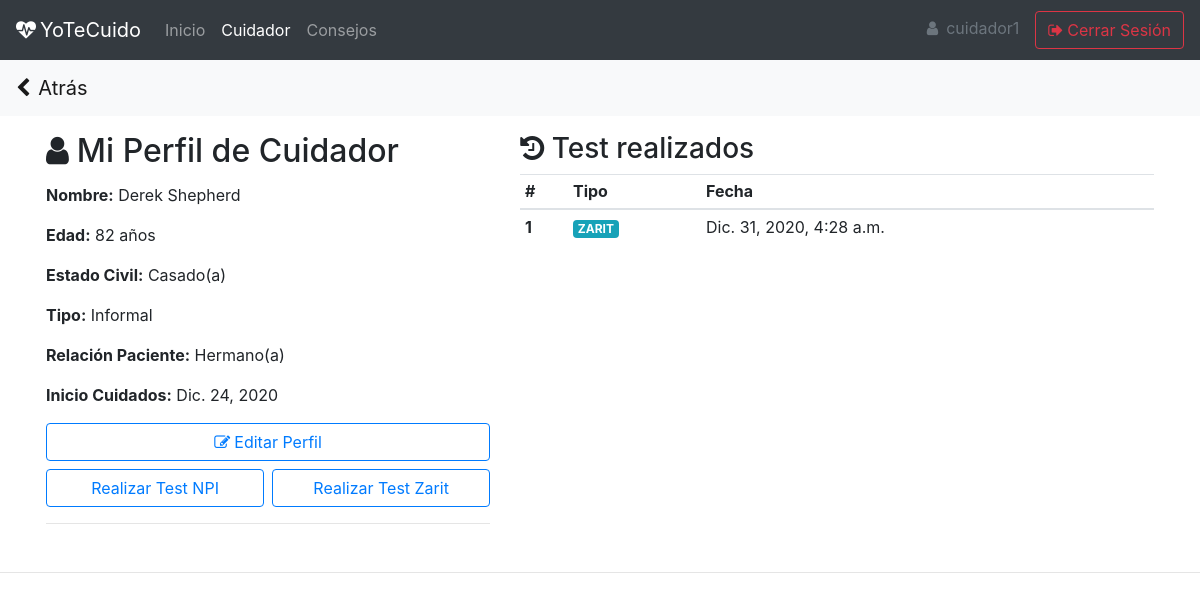
/patient/info/ (signed in), run on the app's committed database.
### registration/models.py (models this page shows)
class User(AbstractUser):
    is_medico = models.BooleanField(default=False, verbose_name='Médico')
    is_cuidador = models.BooleanField(default=False, verbose_name='Cuidador')
    is_gestionador = models.BooleanField(default=False, verbose_name='Gestionador')

### patient/models.py (models this page shows, shortened)
class Cuidador(models.Model):
    user = models.OneToOneField(settings.AUTH_USER_MODEL, on_delete=models.CASCADE)
    edad = models.PositiveIntegerField(verbose_name='Edad')
    estado_civil = models.CharField(max_length=10, verbose_name='Estado Civil')
    tipo = models.CharField(max_length=10, verbose_name="Tipo de Cuidador")
    relacion_paciente = models.CharField(max_length=20, verbose_name="Relación con paciente")
    fecha_cuidado = models.DateField(verbose_name="Inicio de cuidados")
    class Meta:
        verbose_name = 'Cuidador'
        verbose_name_plural = 'Cuidadores'

class Test(models.Model):
    cuidador = models.ForeignKey(settings.AUTH_USER_MODEL, default=None, on_delete=models.CASCADE, null=False, blank=False)
    tipo_test = models.ForeignKey(TipoTest, on_delete=models.CASCADE, null=False, blank=False)
    fecha = models.DateTimeField(auto_now_add=True, verbose_name='Fecha de realización')
    class Meta:
        verbose_name = 'Test'
        verbose_name_plural = 'Tests'
        ordering = ['-fecha']

class TipoTest(models.Model):
    nombre = models.CharField(max_length=25, verbose_name="Nombre Test")
    class Meta:
        verbose_name = 'Tipo de Test'
        verbose_name_plural = 'Tipos de Test'
    def __str__(self):
        return self.nombre

### patient/views.py (the view)
# urls.py: path('info/', views.info_cuidador, name='info_cuidador'),
@login_required # info_cuidador requiere que el cuidador esté logeado en el sistema
@user_passes_test(check_cuidador, settings.LOGIN_REDIRECT_URL)
def info_cuidador(request):
    test = Test.objects.filter(cuidador=request.user)
    try:
        cuidador = Cuidador.objects.get(user=request.user)
    except Cuidador.DoesNotExist:
        cuidador = None
    return render(request, 'patient/info_cuidador.html', {'cuidador': cuidador, 'test': test})

### patient/views.py (called while the page is built)
def check_cuidador(request):
    if request.is_cuidador and request.is_authenticated:
        return True
    else:
        return False

### patient/templates/patient/info_cuidador.html (shortened to what this page needs)
{% extends "core/base.html" %}
{% block content %}
<div class="row">
    <div class="col-sm-5">
        <h2><i class="fa fa-user mr-2 mb-2" aria-hidden="true"></i>Mi Perfil de Cuidador</h2>
        {% if not cuidador %}
            <!--<p><b>Edad:</b> {{paciente.edad}}</p>
                <p><b>Estado Civil:</b> {{paciente.estado_civil}}</p>-->
                <h6 align="center">Por favor completa tu perfil de cuidador</h6>
                <a href="{% url 'registrar_perfil_cuidador' %}" class="btn btn-outline-primary btn-block">Completar Perfil</a>
        {% else %}
            <p><b>Nombre:</b> {{user.first_name}} {{user.last_name}}</p>
            <p><b>Edad:</b> {{cuidador.edad}} años</p>
            <p><b>Estado Civil:</b> {{cuidador.estado_civil}}(a)</p>
            <p><b>Tipo:</b> {{cuidador.tipo}}</p>
            <p><b>Relación Paciente:</b> {{cuidador.relacion_paciente}}(a)</p>
            <p><b>Inicio Cuidados:</b> {{cuidador.fecha_cuidado}}</p>
            <div class="row">
                <div class="col-12 mb-2">
                    <a href="{% url 'editar_perfil_cuidador' cuidador.pk %}" class="btn btn-outline-primary btn-block"><i class="fa fa-pencil-square-o pr-1" aria-hidden="true"></i>Editar Perfil</a>
                </div>
                <div class="col-6 pr-1">
                    <a href="{% url 'test_npi' %}" class="btn btn-outline-primary btn-block">Realizar Test NPI</a>
                </div>
                <div class="col-6 pl-1">
                    <a href="{% url 'test_zarit' %}" class="btn btn-outline-primary btn-block">Realizar Test Zarit</a>
                </div>
            </div>
        {% endif %}
            <hr>
    </div>
    {% if cuidador %}
    <div class="col-sm-7 mx-auto">
        <h3><i class="fa fa-history" aria-hidden="true"></i> Test realizados</h3>
        <table id="tablaTest" class="table table-sm">
            <thead>
            <tr>
                <th scope="col">#</th>
                <th scope="col">Tipo</th>
                <th scope="col">Fecha</th>
            </tr>
            </thead>
            <tbody>
                {% for t in test %}
                <tr>
                    <th scope="row">{{forloop.counter}}</th>
                    <td><span class="badge badge-info">{{t.tipo_test}}</span></td>
                    <td>{{t.fecha}}</td>
                </tr>
                {% endfor %}
            </tbody>
        </table>
    </div>
    {% endif %}
</div>
{% endblock  %}

### core/templates/core/base.html (shortened to what this page needs)
<!DOCTYPE html>
<html lang="en">
<head>
    <link rel="stylesheet" href="https://stackpath.bootstrapcdn.com/bootstrap/4.5.2/css/bootstrap.min.css">
    <link rel="stylesheet" type="text/css" href="https://cdn.datatables.net/1.10.22/css/jquery.dataTables.css">
    <link rel="stylesheet" href="https://cdn.datatables.net/responsive/2.2.6/css/responsive.dataTables.min.css">
    <link rel="stylesheet" href="https://stackpath.bootstrapcdn.com/font-awesome/4.7.0/css/font-awesome.min.css">
</head>
<body>
<nav class="navbar sticky-top navbar-expand-lg navbar-dark bg-dark">
  <a class="navbar-brand" {% if request.user.is_authenticated %}href="{% url 'home'%}"{% else %}href="{% url 'portada'%}"{% endif %}><i class="fa fa-heartbeat mr-1" aria-hidden="true"></i>YoTeCuido</a>
  <div class="collapse navbar-collapse" id="navbarSupportedContent">
    {% if request.user.is_authenticated %}
      <ul class="navbar-nav mr-auto">
        <li class="nav-item {% if '/content/' in request.path and '/consejos/' not in request.path %}active{% endif %}">
          <a class="nav-link" href="{% url 'home' %}">Inicio <span class="sr-only">(current)</span></a>
        </li>
        {% if not request.user.is_staff and request.user.is_cuidador %}
        <li class="nav-item {% if '/patient/' in request.path  %}active{% endif %}" >
          <a class="nav-link" href="{% url 'info_cuidador' %}">Cuidador</a>
        </li>
        <li class="nav-item {% if '/consejos/' in request.path %}active{% endif %}">
          <a class="nav-link" href="{% url 'consejos' %}">Consejos</a>
        </li>
        {% endif %}
      </ul>
      <a class="nav-link disabled pl-0" href="#" tabindex="-1" aria-disabled="true"><i class="fa fa-user mr-2 mb-2" aria-hidden="true"></i>{{user.get_username}}</a>
      <a href="{% url 'logout' %}" class="btn btn-outline-danger" tabindex="-1" role="button" aria-disabled="true"><i class="fa fa-sign-out mr-1" aria-hidden="true"></i>Cerrar Sesión</a>
    {% endif %}
  </div>
</nav>
{% if request.user.is_authenticated and request.path != '/content/' %}
  <nav style="z-index: 1" class="navbar sticky-top navbar-light bg-light second-nav">
        <a href="" onClick="window.history.back();return false;" class="navbar-brand"><i class="fa fa-chevron-left mr-2" aria-hidden="true"></i>Atrás</a>
  </nav>
{% endif %}
<div class="container p-3">
    {% block content %}
    {% endblock %}
</div>
{% if request.path != "/accounts/login/" %}<hr>{% endif %}
</body>
</html>

### core/templates/core/base.html (style rules this page uses)
.second-nav { top: 56px; }

### data on the page
User: get_username "cuidador1", first_name "Derek", last_name "Shepherd"
Cuidador: edad "82", estado_civil "Casado", tipo "Informal", relacion_paciente "Hermano", fecha_cuidado "Dic. 24, 2020"
Test: tipo_test "ZARIT", fecha "Dic. 31, 2020, 4:28 a.m."
